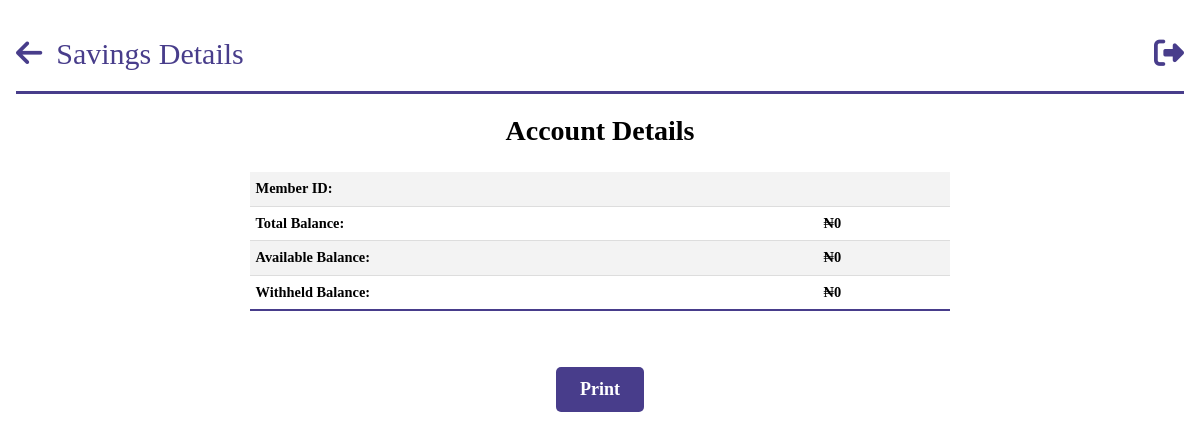
The app's page /savings_details/4 (signed in), older data.
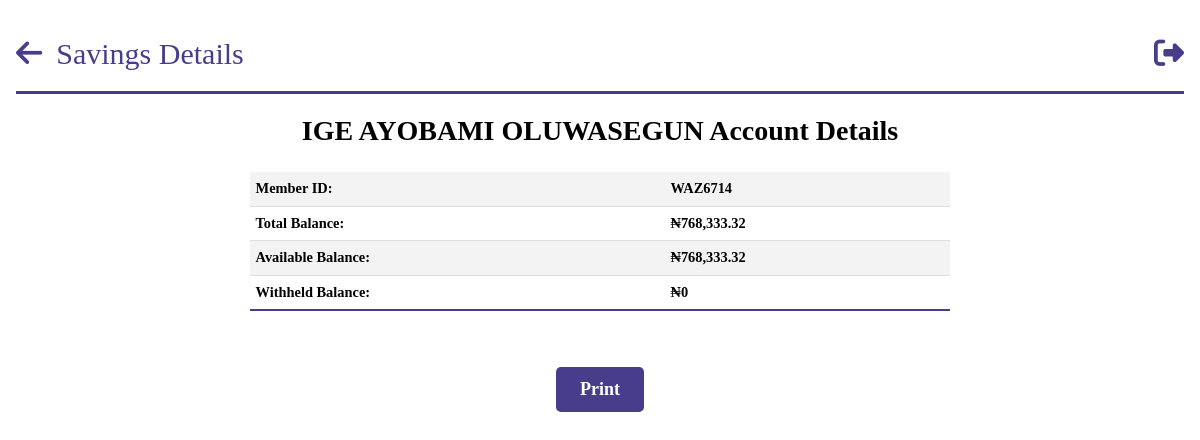
The same page, newer data.
### models.py (models this page shows, shortened)
class Person(db.Model, UserMixin):
    __tablename__ = "persons"
    id = db.Column(db.Integer, primary_key=True)
    name = db.Column(db.String(100), nullable=False)
    role_id = db.Column(db.Integer, db.ForeignKey("roles.id"))
    email = db.Column(db.String, nullable=True, unique=True)
    password = db.Column(db.String(255), nullable=False)
    company_id = db.Column(db.Integer, db.ForeignKey("companies.id"))
    employee_id = db.Column(db.String, nullable=False, unique=True)
    phone_no = db.Column(db.String, unique=True)
    balance_bfd = db.Column(db.Float, default=0.0)
    balance_withheld = db.Column(db.Float, default=0.0)
    available_balance = db.Column(db.Float, default=0.0)
    loan_balance = db.Column(db.Float, default=0.0)
    loan_balance_bfd = db.Column(db.Float, default=0.0)
    loans = db.relationship("Loan", backref="person",foreign_keys="[Loan.person_id]")
    bank_payments_made = db.relationship("BankPayment", backref="payer", lazy=True)
    payments_made = db.relationship("SavingPayment", backref="payer", lazy=True)
    loan_payments_made = db.relationship("LoanPayment", backref="payer", lazy=True)
    @hybrid_property
    def total_balance(self):
        return self.available_balance + self.balance_withheld

### app.py (the view)
@app.route("/savings_details/<person_id>", methods=["GET", "POST"])
@login_required
def savings_account_details(person_id):
    person = query.get_person(person_id)
    return render_template("query/savings_account_details.html", person=person)

### app.py (called while the page is built)
@login_manager.user_loader
def load_user(person_id):
    return Person.query.get(person_id)

@app.before_request
def before_request():
    g.user = current_user

@app.template_filter("currency")
@login_required
def currency(value):
    modified_value = format_currency(value)  # Modify the value as needed
    return modified_value

### filters.py (called while the page is built)
def format_currency(
    value, currency_symbol="₦", decimal_separator=".", thousands_separator=","
):
    if value:
        if value < 0:
            formatted_value = f"-{currency_symbol}{abs(value):,.2f}"
        else:
            formatted_value = f"{currency_symbol}{value:,.2f}"
        formatted_value = formatted_value.replace(".", decimal_separator).replace(
            ",", thousands_separator
        )
    else:
        formatted_value = f"{currency_symbol}0"
    return formatted_value

### queries.py (called while the page is built)
    def get_person(self, person_id):
        person = Person.query.filter_by(id=person_id).first()
        return person

### templates/query/savings_account_details.html (shortened to what this page needs)
{% extends 'base.html' %}
{% block header %}
Savings Details
{% endblock %}
{% block anchor %}
<a href="{{ url_for('queries') }}" id='arrow'><i class="fa-solid fa-arrow-left"></i></a>
{% endblock %}
{% block content %}
<body id="person">
<div id="loan-details" class="print-content">
    <h2 class="section-title">{{person.name}} Account Details</h2>
        <table class='tab-content'id="info-table" >
            <tr>
                <td>Member ID:</td>
                <td>{{ person.employee_id }}</td>
            </tr>
            <tr>
                <td>Total Balance:</td>
                <td>{{ person.total_balance | currency }}</td>
            </tr>
            <tr>
                <td>Available Balance:</td>
                <td>{{ person.available_balance | currency }}</td>
            </tr>
            <tr>
                <td>Withheld Balance:</td>
                <td>{{ person.balance_withheld | currency }}</td>
        </table>
    <div class="action-buttons">
        <button class="print-button" onclick="window.print()">Print</button>
    </div>
</div>
</body>
{% endblock %}

Row changes from the older to the newer data that the page shows:
added Person: name "IGE AYOBAMI OLUWASEGUN", employee_id "WAZ6714", total_balance "₦768,333.32", available_balance "₦768,333.32", balance_withheld "₦0"
Text that changed along with them:
{{ person.total_balance | currency }}: "₦0" → (not shown)
{{ person.available_balance | currency }}: "₦0" → (not shown)
{{ person.balance_withheld | currency }}: "₦0" → (not shown)
